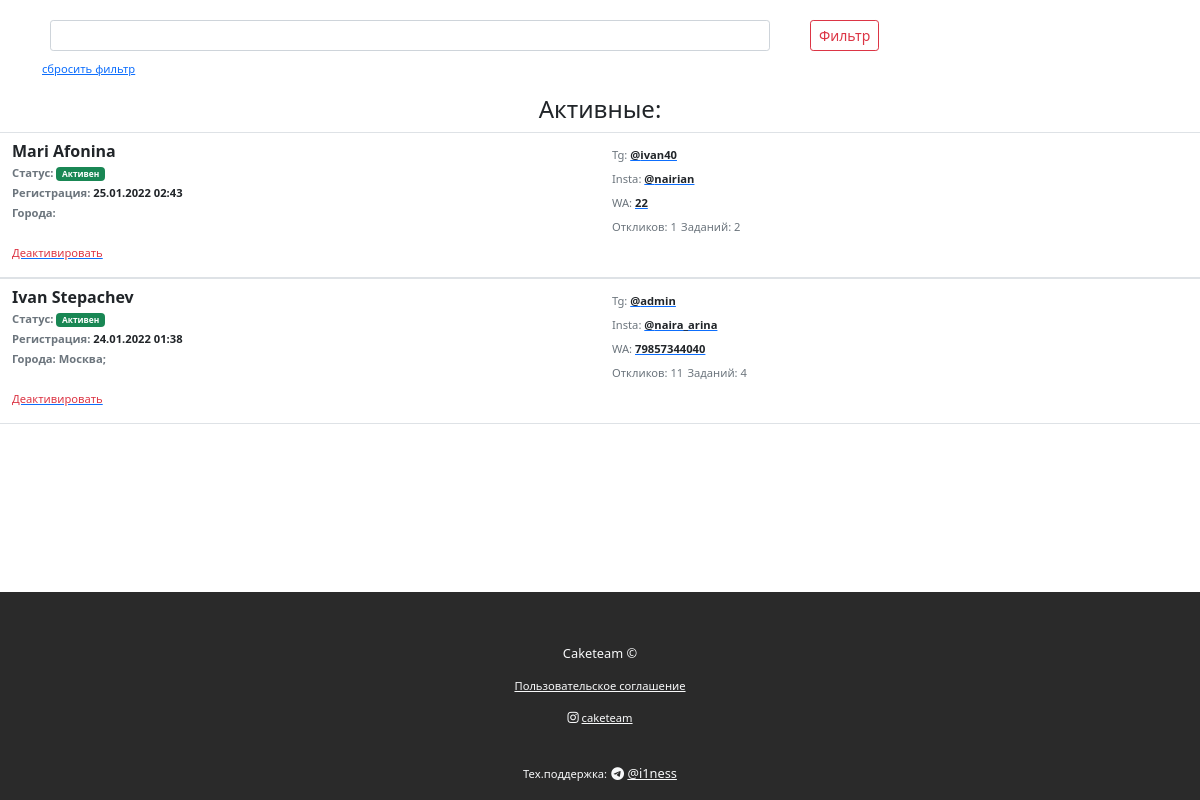
Screenshot of /staff (signed in) with the database file from the repository.
### quiz/models.py (models this page shows, shortened)
class Staff(models.Model):
    avatar = models.ImageField(upload_to='avatars/', default='avatars/ava_F68lBxi.jpeg')
    username = models.CharField(max_length=25, default='')
    user = models.OneToOneField(settings.AUTH_USER_MODEL, on_delete=models.CASCADE, default='')
    name = models.CharField(max_length=15, default='')
    surname = models.CharField(max_length=15, default='')
    telegram_id = models.CharField(max_length=15)
    phone = models.CharField(max_length=15, default='')
    instagram = models.CharField(max_length=20, default='')
    admin = models.BooleanField(default=False)
    active = models.BooleanField(default=False)
    date = models.DateTimeField(auto_now_add=True)
    pin = models.CharField(max_length=4, blank=True)
    balance = models.IntegerField(default=0)
    cities = models.TextField(default='', blank=True)
    info = models.TextField(default='', blank=True)
    unlimited = models.BooleanField(default=True)

### quiz/views.py (the view)
# urls.py: path('staff', quiz_views.staff_list, name="staff_list"),
@staff_member_required
def staff_list(request):
    if request.GET.get("search") != None:
        search = request.GET.get("search")
        active = Staff.objects.filter(Q(active=True) & (Q(instagram__icontains=search) | Q(username__icontains=search) | Q(name__icontains=search) | Q(surname__icontains=search) | Q(phone__icontains=search))).order_by('-date')
        inactive = Staff.objects.filter(Q(active=False) & (Q(instagram__icontains=search) | Q(username__icontains=search) | Q(name__icontains=search) | Q(surname__icontains=search) | Q(phone__icontains=search))).order_by('-date')
    else:
        active = Staff.objects.filter(active=True).order_by('-date')
        inactive = Staff.objects.filter(active=False).order_by('-date')
    return render(request, 'quiz/staff_list.html', {'active': active, 'inactive': inactive})

### quiz/templates/quiz/staff_list.html (shortened to what this page needs)
<!DOCTYPE html>
{% load static %}
<html lang="en" class="h-100">
<head>
    <link href="https://cdn.jsdelivr.net/npm/bootstrap@5.0.2/dist/css/bootstrap.min.css" rel="stylesheet">
    <link href="{% static 'css/style.css' %}" rel="stylesheet" />
    <link rel="stylesheet" href="https://cdn.jsdelivr.net/npm/bootstrap-icons@1.7.2/font/bootstrap-icons.css">
</head>
<body class="d-flex flex-column h-100">
<main class="flex-shrink-0">
<div class="container">
    <form class="row mt-3" method="get">
        <div class="col-8 ">
            <div class="form-group form-control-sm">
                <input class="form-control form-control-sm" type="text" name="search">
            </div>
        </div>
        <div class="col-4">
            <div class="form-group form-control-sm">
                <input class="btn btn-sm btn-outline-danger" type="submit" value="Фильтр">
            </div>
        </div>
    </form>
    <a href="{% url 'staff_list' %}" class="offer-text">сбросить фильтр</a>
</div>
{% if active.all.count > 0 %}
<h4 class="text-center mt-3">Активные:</h4>
{% endif %}
{% for a in active %}
<div id="{{ a.id }}" class="container-fluid border-bottom border-top pt-2">
        <div class="row">
            <div class="col-6">
                <p class="fw-bold lh-sm">{{ a.name}} {{ a.surname }}
                    <br> <small class="text-muted offer-text">Статус: <span class="badge bg-success">Активен</span></small>
                    <br> <small class="text-muted offer-text">Регистрация: <b class="text-dark">{{ a.date|date:'d.m.Y H:i' }}</b></small>
                    <br> <small class="text-muted offer-text">Города: {{ a.cities }}</small>
                    <br>
                    <br><a href="{% url 'staff_deactivate' chat_id=a.telegram_id %}"><small class="text-danger offer-text fw-normal">Деактивировать</small></a>
                </p>
            </div>
            <div class="col-6">
                    <small class="text-muted offer-text">Tg: <a href="https://t.me/{{ a.username }}"><b class="text-dark">@{{ a.username }}</b></a></small>
                    <br><small class="text-muted offer-text">Insta: <a href="https://instagram.com/{{ a.instagram }}"><b class="text-dark">@{{ a.instagram }}</b></a></small>
                    <br> <small class="text-muted offer-text">WA: <a href="https://wa.me/{{ a.phone }}"><b class="text-dark">{{ a.phone }}</b></a></small>
                    <br> <small class="text-muted offer-text">Откликов: {{ a.responds.all.count }}</small>
                     <small class="text-muted offer-text">Заданий: {{ a.orders.all.count }}</small>
            </div>
        </div>
</div>
{% endfor %}
</main>
<footer class="footer mt-auto">
    <div id="footer" class="container-fluid">
        <div class="container">
            <div class="row justify-content-center">
                <div class="col-12 text-center mt-5">
                    <span class="text-light label-text">Caketeam ©</span>
                </div>
                <div class="col-12 text-center mt-2">
                    <span class="text-light offer-text"><a class="text-light" href="#">Пользовательское соглашение</a></span>
                </div>
                <div class="col-12 text-center mt-2">
                    <span class="text-light offer-text"><i class="bi bi-instagram"></i> <a class="text-light" href="#">caketeam </a></span>
                </div>
                <div class="col-12 text-center mt-2">
                    <br><span class="text-light offer-text">Тех.поддержка:</span> <span class="text-light label-text"><i class="bi bi-telegram"></i> <a class="text-light" href="https://t.me/i1ness">@i1ness </a></span>
                </div>
            </div>
        </div>
    </div>
</footer>
</body>
</html>

### static/css/style.css (style rules this page uses)
.label-text { font-size: 0.8em; }
.offer-text { font-size: 0.7em; }
::placeholder { font-size: 14px; }
#footer { height: 13em; background: #2a2a2a; }

### rows the page displays
Staff: name "Mari", surname "Afonina", date "25.01.2022 02:43", username "ivan40", instagram "nairian", phone "22", responds.all.count "1", orders.all.count "2"
Staff: name "Ivan", surname "Stepachev", date "24.01.2022 01:38", cities "Москва;", username "admin", instagram "naira_arina", phone "79857344040", responds.all.count "11", orders.all.count "4"
